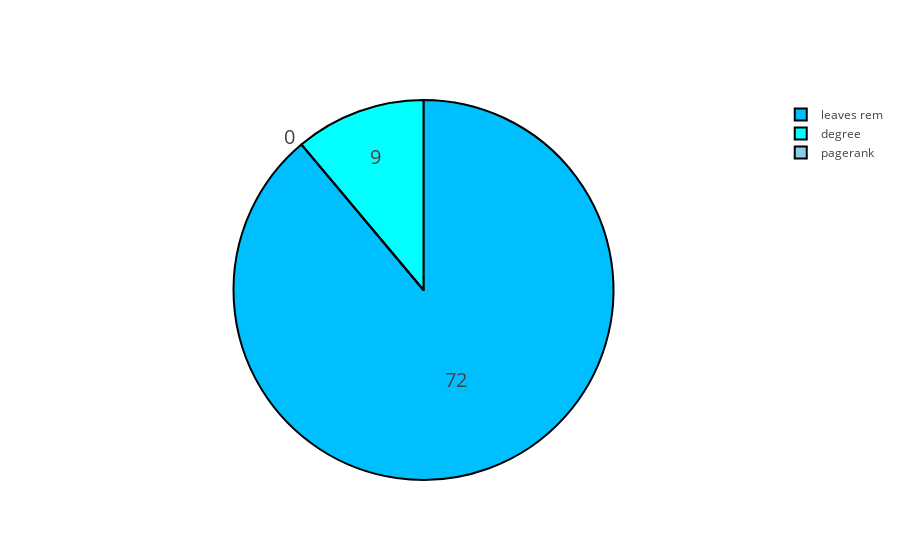

Source (notebook cell):
### Code cell
labels=[]
values=[]
colors = [pagerank,leaves,degree]
for key, value in victories_100_p3r.iteritems() :
    labels.append(key)
    values.append(value)


colors2=[pagerank,leaves,degree]
trace = go.Pie(labels=labels, values=values,
               hoverinfo='label+percent', textinfo='value', 
               textfont=dict(size=20),
               marker=dict(colors=colors2, 
                           line=dict(color='#000000', width=2)))

iplot([trace], filename='styled_pie_chart')

### Figure 1 — Plotly figure (JSON) as saved in the notebook; plotly's stock layout.template omitted (floating-point values rounded to 4 significant figures)
{"data": [{"hoverinfo": "label+percent", "labels": ["leaves rem", "pagerank", "degree"], "marker": {"colors": ["deepskyblue", "skyblue", "aqua"], "line": {"color": "#000000", "width": 2}}, "textfont": {"size": 20}, "textinfo": "value", "type": "pie", "values": [72, 0, 9]}], "layout": {}}
